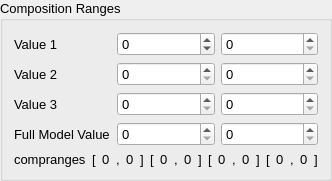
         <widget class="QGroupBox" name="CompRanges">
          <property name="font">
           <font>
            <pointsize>10</pointsize>
           </font>
          </property>
          <property name="title">
           <string>Composition Ranges</string>
          </property>
          <layout class="QVBoxLayout" name="verticalLayout_7">
           <item>
            <layout class="QVBoxLayout" name="verticalLayout_4">
             <item>
              <layout class="QHBoxLayout" name="horizontalLayout_3">
               <item>
                <widget class="QLabel" name="label_80">
                 <property name="text">
                  <string>Value 1</string>
                 </property>
                </widget>
               </item>
               <item>
                <widget class="QSpinBox" name="comp_range">
                 <property name="minimum">
                  <number>-100</number>
                 </property>
                 <property name="maximum">
                  <number>1000</number>
                 </property>
                </widget>
               </item>
               <item>
                <widget class="QSpinBox" name="comp_range_2">
                 <property name="maximum">
                  <number>1000</number>
                 </property>
                </widget>
               </item>
              </layout>
             </item>
             <item>
              <layout class="QHBoxLayout" name="horizontalLayout_5">
               <item>
                <widget class="QLabel" name="label_81">
                 <property name="text">
                  <string>Value 2</string>
                 </property>
                </widget>
               </item>
               <item>
                <widget class="QSpinBox" name="comp_range_5">
                 <property name="maximum">
                  <number>1000</number>
                 </property>
                </widget>
               </item>
               <item>
                <widget class="QSpinBox" name="comp_range_6">
                 <property name="maximum">
                  <number>1000</number>
                 </property>
                </widget>
               </item>
              </layout>
             </item>
             <item>
              <layout class="QHBoxLayout" name="horizontalLayout_7">
               <item>
                <widget class="QLabel" name="label_82">
                 <property name="text">
                  <string>Value 3</string>
                 </property>
                </widget>
               </item>
               <item>
                <widget class="QSpinBox" name="comp_range_3">
                 <property name="maximum">
                  <number>1000</number>
                 </property>
                </widget>
               </item>
               <item>
                <widget class="QSpinBox" name="comp_range_4">
                 <property name="maximum">
                  <number>1000</number>
                 </property>
                </widget>
               </item>
              </layout>
             </item>
             <item>
              <layout class="QHBoxLayout" name="horizontalLayout_10">
               <item>
                <widget class="QLabel" name="label_85">
                 <property name="text">
                  <string>Full Model Value</string>
                 </property>
                </widget>
               </item>
               <item>
                <widget class="QSpinBox" name="comp_range_7">
                 <property name="maximum">
                  <number>1000</number>
                 </property>
                </widget>
               </item>
               <item>
                <widget class="QSpinBox" name="comp_range_8">
                 <property name="maximum">
                  <number>1000</number>
                 </property>
                </widget>
               </item>
              </layout>
             </item>
            </layout>
           </item>
           <item>
            <layout class="QHBoxLayout" name="horizontalLayout_9">
             <item>
              <widget class="QLabel" name="label_40">
               <property name="font">
                <font>
                 <pointsize>10</pointsize>
                </font>
               </property>
               <property name="text">
                <string>compranges</string>
               </property>
              </widget>
             </item>
             <item>
              <layout class="QHBoxLayout" name="horizontalLayout_6">
               <item>
                <widget class="QLabel" name="label_20">
                 <property name="font">
                  <font>
                   <pointsize>10</pointsize>
                  </font>
                 </property>
                 <property name="text">
                  <string>[</string>
                 </property>
                </widget>
               </item>
               <item>
                <widget class="QLabel" name="label_21">
                 <property name="font">
                  <font>
                   <pointsize>10</pointsize>
                  </font>
                 </property>
                 <property name="text">
                  <string>0</string>
                 </property>
                </widget>
               </item>
               <item>
                <widget class="QLabel" name="label_22">
                 <property name="font">
                  <font>
                   <pointsize>10</pointsize>
                  </font>
                 </property>
                 <property name="text">
                  <string>,</string>
                 </property>
                </widget>
               </item>
               <item>
                <widget class="QLabel" name="label_23">
                 <property name="font">
                  <font>
                   <pointsize>10</pointsize>
                  </font>
                 </property>
                 <property name="text">
                  <string>0</string>
                 </property>
                </widget>
               </item>
               <item>
                <widget class="QLabel" name="label_24">
                 <property name="font">
                  <font>
                   <pointsize>10</pointsize>
                  </font>
                 </property>
                 <property name="text">
                  <string>]</string>
                 </property>
                </widget>
               </item>
               <item>
                <widget class="QLabel" name="label_27">
                 <property name="font">
                  <font>
                   <pointsize>10</pointsize>
                  </font>
                 </property>
                 <property name="text">
                  <string>[</string>
                 </property>
                </widget>
               </item>
               <item>
                <widget class="QLabel" name="label_29">
                 <property name="font">
                  <font>
                   <pointsize>10</pointsize>
                  </font>
                 </property>
                 <property name="text">
                  <string>0</string>
                 </property>
                </widget>
               </item>
               <item>
                <widget class="QLabel" name="label_28">
                 <property name="font">
                  <font>
                   <pointsize>10</pointsize>
                  </font>
                 </property>
                 <property name="text">
                  <string>,</string>
                 </property>
                </widget>
               </item>
               <item>
                <widget class="QLabel" name="label_26">
                 <property name="font">
                  <font>
                   <pointsize>10</pointsize>
                  </font>
                 </property>
                 <property name="text">
                  <string>0</string>
                 </property>
                </widget>
               </item>
               <item>
                <widget class="QLabel" name="label_25">
                 <property name="font">
                  <font>
                   <pointsize>10</pointsize>
                  </font>
                 </property>
                 <property name="text">
                  <string>]</string>
                 </property>
                </widget>
               </item>
               <item>
                <widget class="QLabel" name="label_32">
                 <property name="font">
                  <font>
                   <pointsize>10</pointsize>
                  </font>
                 </property>
                 <property name="text">
                  <string>[</string>
                 </property>
                </widget>
               </item>
               <item>
                <widget class="QLabel" name="label_30">
                 <property name="font">
                  <font>
                   <pointsize>10</pointsize>
                  </font>
                 </property>
                 <property name="text">
                  <string>0</string>
                 </property>
                </widget>
               </item>
               <item>
                <widget class="QLabel" name="label_33">
                 <property name="font">
                  <font>
                   <pointsize>10</pointsize>
                  </font>
                 </property>
                 <property name="text">
                  <string>,</string>
                 </property>
                </widget>
               </item>
               <item>
                <widget class="QLabel" name="label_34">
                 <property name="font">
                  <font>
                   <pointsize>10</pointsize>
                  </font>
                 </property>
                 <property name="text">
                  <string>0</string>
                 </property>
                </widget>
               </item>
               <item>
                <widget class="QLabel" name="label_31">
                 <property name="font">
                  <font>
                   <pointsize>10</pointsize>
                  </font>
                 </property>
                 <property name="text">
                  <string>]</string>
                 </property>
                </widget>
               </item>
               <item>
                <widget class="QLabel" name="label_39">
                 <property name="font">
                  <font>
                   <pointsize>10</pointsize>
                  </font>
                 </property>
                 <property name="text">
                  <string>[</string>
                 </property>
                </widget>
               </item>
               <item>
                <widget class="QLabel" name="label_36">
                 <property name="font">
                  <font>
                   <pointsize>10</pointsize>
                  </font>
                 </property>
                 <property name="text">
                  <string>0</string>
                 </property>
                </widget>
               </item>
               <item>
                <widget class="QLabel" name="label_37">
                 <property name="font">
                  <font>
                   <pointsize>10</pointsize>
                  </font>
                 </property>
                 <property name="text">
                  <string>,</string>
                 </property>
                </widget>
               </item>
               <item>
                <widget class="QLabel" name="label_35">
                 <property name="font">
                  <font>
                   <pointsize>10</pointsize>
                  </font>
                 </property>
                 <property name="text">
                  <string>0</string>
                 </property>
                </widget>
               </item>
               <item>
                <widget class="QLabel" name="label_38">
                 <property name="font">
                  <font>
                   <pointsize>10</pointsize>
                  </font>
                 </property>
                 <property name="text">
                  <string>]</string>
                 </property>
                </widget>
               </item>
              </layout>
             </item>
            </layout>
           </item>
          </layout>
         </widget>
